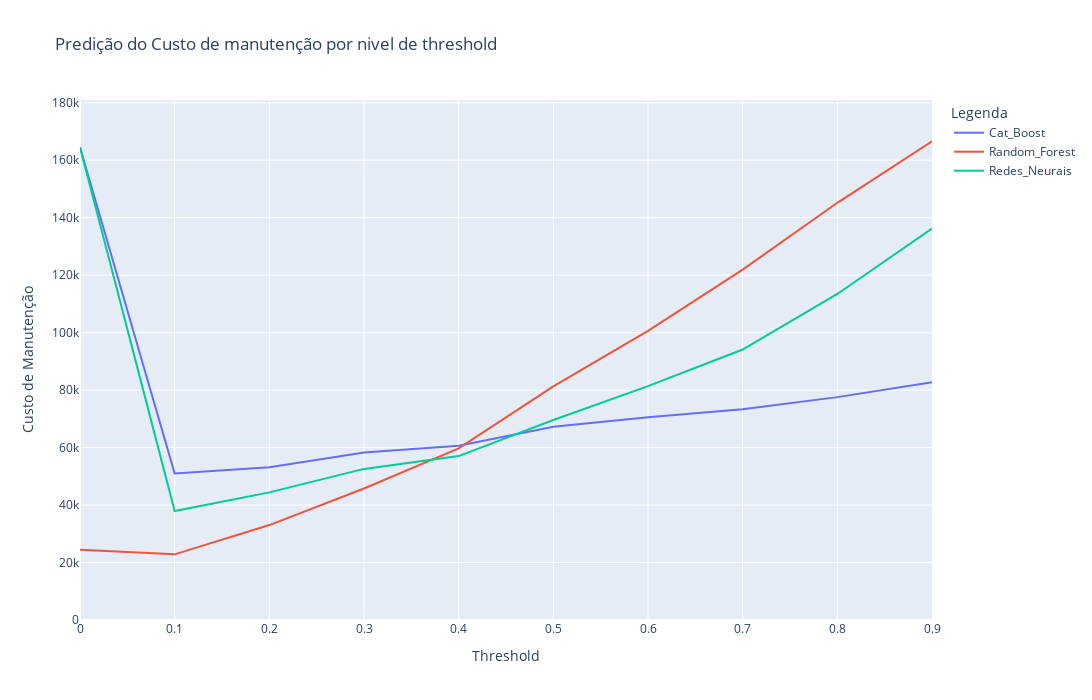

Notebook source saved alongside this figure:
### Code cell
fig = go.Figure()
fig.add_trace(go.Scatter(x=predicao_custo.index, y=predicao_custo['Cat_Boost'], mode='lines', name='Cat_Boost'))
fig.add_trace(go.Scatter(x=predicao_custo.index, y=predicao_custo['Random_Forest'], mode='lines', name='Random_Forest'))
fig.add_trace(go.Scatter(x=predicao_custo.index, y=predicao_custo['Redes_Neurais'], mode='lines', name='Redes_Neurais'))
fig.update_layout(
        title="Predição do Custo de manutenção por nivel de threshold",
        xaxis_title="Threshold",
        yaxis_title="Custo de Manutenção",
        legend_title="Legenda",
        height=700,
        width=1500,
        yaxis=dict(range=[0, max(lista_valor_monetario) * 1.1]),
        )

### Figure 1 — Plotly figure (JSON) as saved in the notebook; plotly's stock layout.template omitted (floating-point values rounded to 4 significant figures)
{"data": [{"mode": "lines", "name": "Cat_Boost", "type": "scatter", "x": [0, 0.1, 0.2, 0.3, 0.4, 0.5, 0.6, 0.7, 0.8, 0.9], "y": [164505, 50965, 53170, 58285, 60630, 67250, 70515, 73345, 77560, 82725]}, {"mode": "lines", "name": "Random_Forest", "type": "scatter", "x": [0, 0.1, 0.2, 0.3, 0.4, 0.5, 0.6, 0.7, 0.8, 0.9], "y": [24470, 22850, 33040, 45770, 59700, 81270, 100635, 121950, 145185, 166550]}, {"mode": "lines", "name": "Redes_Neurais", "type": "scatter", "x": [0, 0.1, 0.2, 0.3, 0.4, 0.5, 0.6, 0.7, 0.8, 0.9], "y": [164505, 37900, 44410, 52580, 57040, 69595, 81400, 94125, 113460, 136190]}], "layout": {"height": 700, "legend": {"title": {"text": "Legenda"}}, "title": {"text": "Predição do Custo de manutenção por nivel de threshold"}, "width": 1500, "xaxis": {"title": {"text": "Threshold"}}, "yaxis": {"range": [0, 181000.0], "title": {"text": "Custo de Manutenção"}}}}
